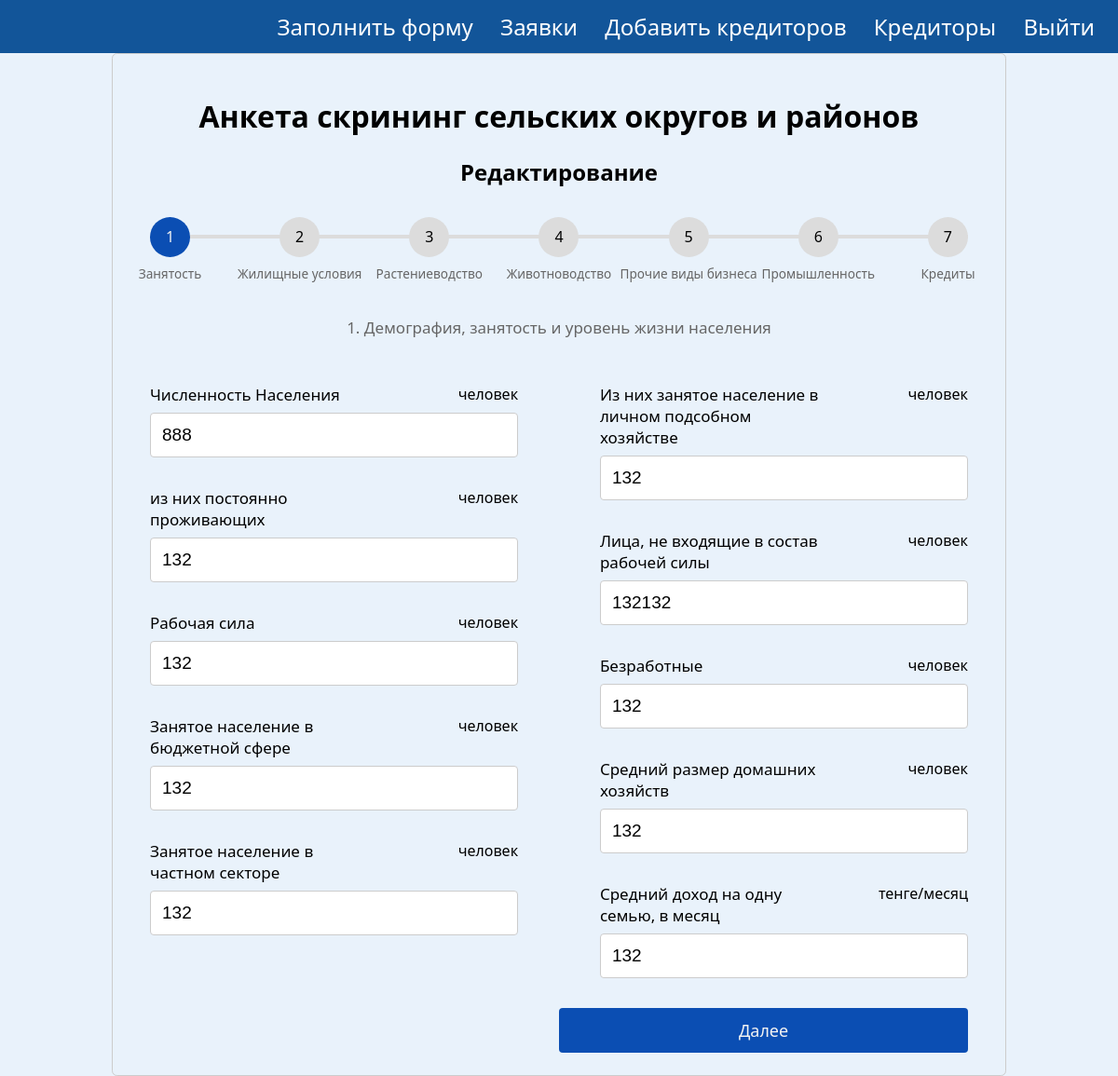
/account/4/edit (signed in), run on an earlier commit of the app's database.
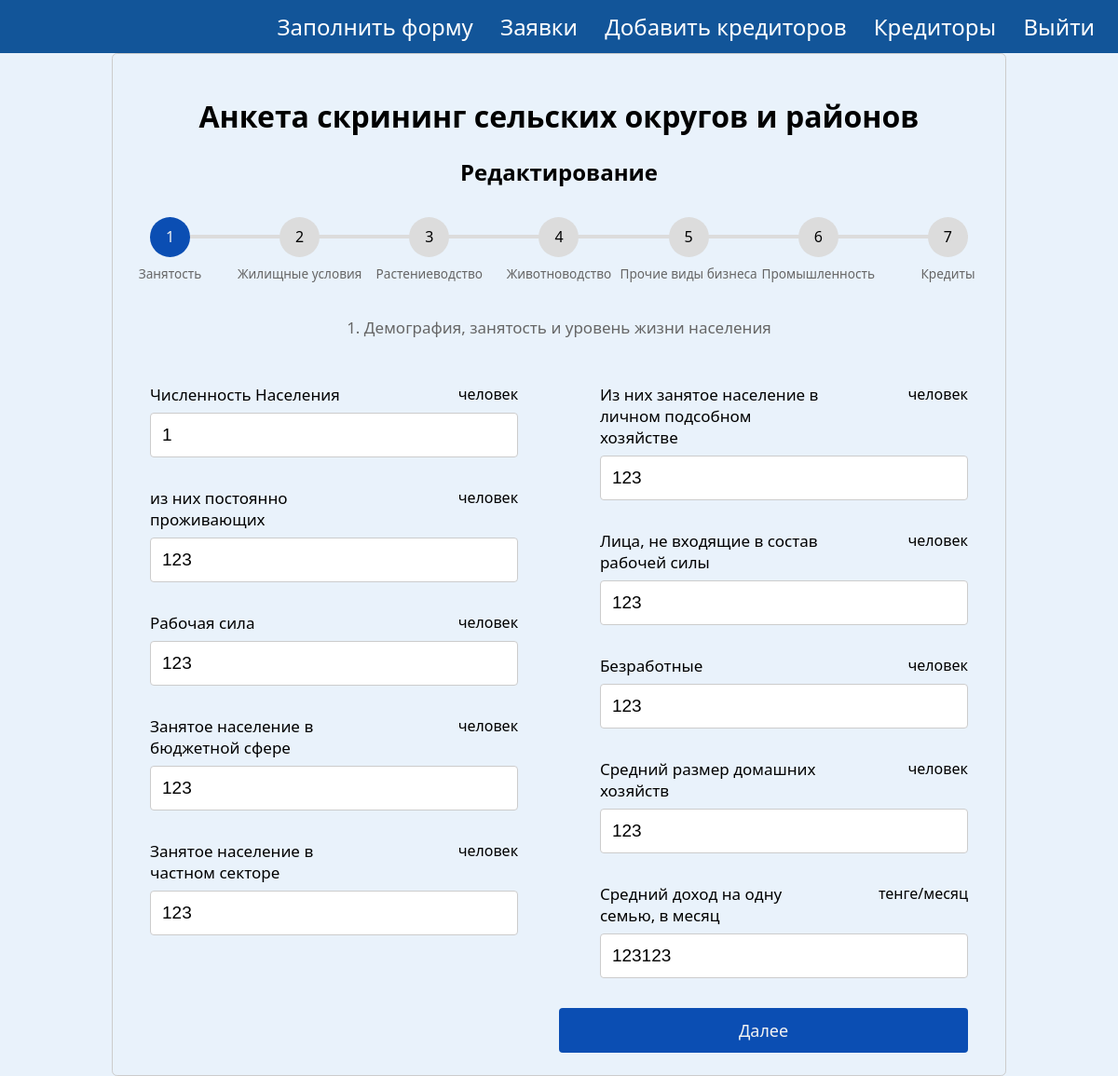
And on a later commit of the database.
### app/models.py (models this page shows)
class Form(db.Model):
   id = db.Column(db.Integer, primary_key = True)
   user_id = db.Column(db.Integer, db.ForeignKey('user.id'))
   user = relationship("User",backref="forms")
   kato_2 = db.Column(db.String(200))
   kato_2_name = db.Column(db.String(200))
   kato_4 = db.Column(db.String(200))
   kato_4_name = db.Column(db.String(200))
   kato_6 = db.Column(db.String(200))
   kato_6_name = db.Column(db.String(200))
   form_year = db.Column(db.String(10))
   labour_population = db.Column(db.Integer)
   labour_constant_population = db.Column(db.Integer)
   labour_labour = db.Column(db.Integer)
   labour_government_workers = db.Column(db.Integer)
   labour_private_labour = db.Column(db.Integer)
   labour_private_ogorod = db.Column(db.Integer)
   labour_total_econ_inactive_population = db.Column(db.Integer)
   labour_unemployed = db.Column(db.Integer)
   labour_household_size = db.Column(db.Integer)
   labour_average_income_family = db.Column(db.Integer)
   house_total_dvor = db.Column(db.Integer)
   house_zaselen_dvor = db.Column(db.Integer)
   dh_count = db.Column(db.Integer)
   dx_number_ogorodov = db.Column(db.Integer)
   dx_cx_land = db.Column(db.Numeric(30, 2))
   dx_pashnya = db.Column(db.Numeric(30, 2))
   dx_mnogoletnie = db.Column(db.Numeric(30, 2))
   dx_zelej = db.Column(db.Numeric(30, 2))
   dx_pastbishe = db.Column(db.Numeric(30, 2))
   dx_senokosy = db.Column(db.Numeric(30, 2))
   dx_ogorody = db.Column(db.Numeric(30, 2))
   dx_sad = db.Column(db.Numeric(30, 2))
   dx_urojai = db.Column(db.Numeric(30, 2))
   dx_cucumber = db.Column(db.Numeric(30, 2))
   dx_tomato = db.Column(db.Numeric(30, 2))
   dx_potato = db.Column(db.Numeric(30, 2))
   dx_kapusta = db.Column(db.Numeric(30, 2))
   dx_carrot = db.Column(db.Numeric(30, 2))
   dx_svekla = db.Column(db.Numeric(30, 2))
   dx_sweet_peper = db.Column(db.Numeric(30, 2))
   dx_baklajan = db.Column(db.Numeric(30, 2))
   dx_kabachek = db.Column(db.Numeric(30, 2))
   dx_onion = db.Column(db.Numeric(30, 2))
   dx_chesnok = db.Column(db.Numeric(30, 2))
   dx_redis = db.Column(db.Numeric(30, 2))
   dx_korm = db.Column(db.Numeric(30, 2))
   dx_fruits = db.Column(db.Numeric(30, 2))
   kx_amount = db.Column(db.Integer)
   kz_cx_land = db.Column(db.Numeric(30, 2))
   kx_pansya = db.Column(db.Numeric(30, 2))
   kx_mnogoletnie = db.Column(db.Numeric(30, 2))
   kx_zelej = db.Column(db.Numeric(30, 2))
   kx_pastbishe = db.Column(db.Numeric(30, 2))
   kx_senokosy = db.Column(db.Numeric(30, 2))
   kx_urojai = db.Column(db.Numeric(30, 2))
   kx_zerno = db.Column(db.Numeric(30, 2))
   kx_rice = db.Column(db.Numeric(30, 2))
   kx_maslichnye = db.Column(db.Numeric(30, 2))
   kx_korm = db.Column(db.Numeric(30, 2))
   kx_mnogoletnie_derevo = db.Column(db.Numeric(30, 2))
   kz_cx_land_reserve = db.Column(db.Numeric(30, 2))
   kx_pansya_reserve = db.Column(db.Numeric(30, 2))
   kx_mnogoletnie_reserve = db.Column(db.Numeric(30, 2))
   kx_zelej_reserve = db.Column(db.Numeric(30, 2))
   kx_pastbishe_reserve = db.Column(db.Numeric(30, 2))
   kx_senokosy_reserve = db.Column(db.Numeric(30, 2))
   infrastructure_polivochnaya_sistema_ = db.Column(db.Integer)
   infrastructure_polivochnaya_sistema_isused = db.Column(db.Integer)
   infrastructure_polivy = db.Column(db.Numeric(30, 2))
   infrastructure_mtm = db.Column(db.Integer)
   infrastructure_mtm_isused = db.Column(db.Integer)
   infrastructure_slad = db.Column(db.Integer)
   infrastructure_slad_isused = db.Column(db.Integer)
   infrastructure_garage = db.Column(db.Integer)
   infrastructure_garage_isused = db.Column(db.Integer)
   infrastructure_cycsterny = db.Column(db.Integer)
   infrastructure_cycsterny_isused = db.Column(db.Integer)
   infrastructure_transformator = db.Column(db.Integer)
   infrastructure_transformator_isused = db.Column(db.Integer)
   specialization_rastenivodstvo = db.Column(db.String(300))
   animal_dvor = db.Column(db.Integer)
   animal_skot_bird = db.Column(db.Integer)
   animal_cx_land = db.Column(db.Numeric(30, 2))
   animal_pashnya = db.Column(db.Numeric(30, 2))
   animal_mnogolet = db.Column(db.Numeric(30, 2))
   animal_zalej = db.Column(db.Numeric(30, 2))
   animal_pastbisha = db.Column(db.Numeric(30, 2))
   animal_senokos = db.Column(db.Numeric(30, 2))
   animal_ogorod = db.Column(db.Numeric(30, 2))
   animal_sad = db.Column(db.Numeric(30, 2))
   animal_krs_milk = db.Column(db.Integer)
   animal_krs_meat = db.Column(db.Integer)
   animal_sheep = db.Column(db.Integer)
   animal_kozel = db.Column(db.Integer)
   animal_horse = db.Column(db.Integer)
   animal_camel = db.Column(db.Integer)
   animal_pig = db.Column(db.Integer)
   animal_chicken = db.Column(db.Integer)
   animal_gusi = db.Column(db.Integer)
   animal_duck = db.Column(db.Integer)
   animal_induk = db.Column(db.Integer)
   animal_mik_total = db.Column(db.Numeric(30, 2))
   animal_milk_cow = db.Column(db.Numeric(30, 2))
   animal_milkrate_cow = db.Column(db.Numeric(30, 2))
   animal_mil_kozel = db.Column(db.Numeric(30, 2))
   animal_milrate_kozel = db.Column(db.Numeric(30, 2))
   animal_milk_horse = db.Column(db.Numeric(30, 2))
   animal_milkrate_horse = db.Column(db.Numeric(30, 2))
   animal_milk_camel = db.Column(db.Numeric(30, 2))
   animal_milkrate_camel = db.Column(db.Numeric(30, 2))
   animal_meat_total = db.Column(db.Numeric(30, 2))
   animal_meat_cow = db.Column(db.Numeric(30, 2))
   animal_meat_sheep = db.Column(db.Numeric(30, 2))
   animal_meat_horse = db.Column(db.Numeric(30, 2))
   animal_meat_pig = db.Column(db.Numeric(30, 2))
   animal_meat_camel = db.Column(db.Numeric(30, 2))
   animal_meat_chicken = db.Column(db.Numeric(30, 2))
   animal_meat_duck = db.Column(db.Numeric(30, 2))
   animal_meat_gusi = db.Column(db.Numeric(30, 2))
   animal_egg_total = db.Column(db.Integer)
   animal_egg_chicken = db.Column(db.Integer)
   animal_egg_gusi = db.Column(db.Integer)
   animal_egg_perepel = db.Column(db.Integer)
   animal_transformator = db.Column(db.Integer)
   animal_transformator_isused = db.Column(db.Integer)
   specialization_animal = db.Column(db.String(300))
   noncx_sto = db.Column(db.Integer)
   noncx_sto_needs = db.Column(db.Integer)
   noncx_kindergarden = db.Column(db.Integer)
   noncx_kindergarden_needs = db.Column(db.Integer)
   noncx_souvenier = db.Column(db.Integer)
   noncx_souvenier_needs = db.Column(db.Integer)
   noncx_pc_service = db.Column(db.Integer)
   noncx_pc_service_needs = db.Column(db.Integer)
   noncx_store = db.Column(db.Integer)
   noncx_store_needs = db.Column(db.Integer)
   noncx_remont_bytovoi_tech = db.Column(db.Integer)
   noncx_remont_bytovoi_tech_needs = db.Column(db.Integer)
   noncx_metal = db.Column(db.Integer)
   noncx_metal_needs = db.Column(db.Integer)
   noncx_accounting = db.Column(db.Integer)
   noncx_accounting_needs = db.Column(db.Integer)
   noncx_photo = db.Column(db.Integer)
   noncx_photo_needs = db.Column(db.Integer)
   noncx_turism = db.Column(db.Integer)
   noncx_turism_needs = db.Column(db.Integer)
   noncx_rent = db.Column(db.Integer)
   noncx_rent_needs = db.Column(db.Integer)
   noncx_cargo = db.Column(db.Integer)
   noncx_cargo_needs = db.Column(db.Integer)
   noncx_massage = db.Column(db.Integer)
   noncx_massage_needs = db.Column(db.Integer)
   noncx_foodcourt = db.Column(db.Integer)
   noncx_foodcourt_needs = db.Column(db.Integer)
   noncx_cleaning = db.Column(db.Integer)
   noncx_cleaning_needs = db.Column(db.Integer)
   noncx_beuty = db.Column(db.Integer)
   noncx_beuty_needs = db.Column(db.Integer)
   noncx_carwash = db.Column(db.Integer)
   noncx_carwash_needs = db.Column(db.Integer)
   noncx_atelie = db.Column(db.Integer)
   noncx_atelie_needs = db.Column(db.Integer)
   noncx_others = db.Column(db.Integer)
   noncx_others_needs = db.Column(db.Integer)
   noncx_stroika = db.Column(db.Integer)
   noncx_stroika_needs = db.Column(db.Integer)
   noncx_mebel = db.Column(db.Integer)
   noncx_mebel_needs = db.Column(db.Integer)
   noncx_stroi_material = db.Column(db.Integer)
   noncx_stroi_material_needs = db.Column(db.Integer)
   noncx_svarka = db.Column(db.Integer)
   noncx_svarka_needs = db.Column(db.Integer)
   noncx_woodworking = db.Column(db.Integer)
   noncx_woodworking_needs = db.Column(db.Integer)
   noncx_others_uslugi = db.Column(db.Integer)
   noncx_others_needs_uslugi = db.Column(db.Integer)
   manufacture_milk = db.Column(db.Numeric(30, 2))
   manufacture_milk_needs = db.Column(db.Numeric(30, 2))
   manufacture_meat = db.Column(db.Numeric(30, 2))
   manufacture_meat_needs = db.Column(db.Numeric(30, 2))
   manufacture_vegetables = db.Column(db.Numeric(30, 2))  # Corrected typo
   manufacture_vegetables_needs = db.Column(db.Numeric(30, 2))  # Corrected typo
   manufacture_mayo = db.Column(db.Numeric(30, 2))
   manufacture_mayo_needs = db.Column(db.Numeric(30, 2))
   manufacture_fish = db.Column(db.Numeric(30, 2))
   manufacture_fish_needs = db.Column(db.Numeric(30, 2))
   manufacture_choco = db.Column(db.Numeric(30, 2))
   manufacture_choco_needs = db.Column(db.Numeric(30, 2))
   manufacture_beer = db.Column(db.Numeric(30, 2))
   manufacture_beer_needs = db.Column(db.Numeric(30, 2))
   manufacture_vodka = db.Column(db.Numeric(30, 2))
   manufacture_vodka_needs = db.Column(db.Numeric(30, 2))
   manufacture_honey = db.Column(db.Numeric(30, 2))
   manufacture_honey_needs = db.Column(db.Numeric(30, 2))
   manufacture_polufabricat = db.Column(db.Numeric(30, 2))
   manufacture_polufabricat_needs = db.Column(db.Numeric(30, 2))
   manufacture_bread = db.Column(db.Numeric(30, 2))
   manufacture_bread_needs = db.Column(db.Numeric(30, 2))
   manufacture_others = db.Column(db.Numeric(30, 2))
   manufacture_others_needs = db.Column(db.Numeric(30, 2))
   credit_amount = db.Column(db.Integer)
   credit_total = db.Column(db.Integer)
   credit_average_total = db.Column(db.Integer)
   credit_zalog = db.Column(db.Numeric(30, 2))
   modified_date = db.Column(db.DateTime(timezone=True), default=datetime.now(timezone(timedelta(hours=6))), onupdate=datetime.now(timezone(timedelta(hours=6))))
   creation_date = db.Column(db.DateTime(timezone=True), default=datetime.now(timezone(timedelta(hours=6))))

### app/routes.py (the view, shortened to what this page needs)
@app.route('/account/<int:id>/edit', methods=['POST', 'GET'])
@login_required
def edit_form(id):
    formdata = Form.query.filter_by(id=id).first()
    form = FormDataForm(obj=formdata)
    if request.method == 'GET':
        return render_template('edit_form.html', form=form, user=current_user, measurement_units=measurement_units, formdata=formdata)

### app/templates/edit_form.html (shortened to what this page needs)
{% extends "base.html" %} {% block title %}Форма отчетности МСХ{% endblock %}
{% block content %}
<link rel="stylesheet" href="{{ url_for('static', filename='ms_form.css') }}" />
<body>
  <form action="#" class="form" method="POST">
    <h1 class="text-center">Анкета скрининг сельских округов и районов</h1>
    <h2 class="text-center">Редактирование</h2>
    <div class="progressbar">
     <div class="progress-step progress-step-active" data-title="Занятость"></div>
      <div class="progress-step" data-title="Жилищные условия"></div>
      <div class="progress-step" data-title="Растениеводство"></div>
      <div class="progress-step" data-title="Животноводство"></div>
      <div class="progress-step" data-title="Прочие виды бизнеса"></div>
      <div class="progress-step" data-title="Промышленность"></div>
      <div class="progress-step" data-title="Кредиты"></div>
    </div>
    <div class="form-step form-step-active">
      <p class="step-title">1. Демография, занятость и уровень жизни населения</p>
      <div class="input-columns">
        <div class="subform">
          <div class="input-group">
            <div class="label">
              {{ form.labour_population.label }}
              {{ measurement_units['human'] }}
            </div>
            {{ form.labour_population }}
          </div>
          <div class="input-group">
            <div class="label">
              {{ form.labour_constant_population.label }}
              {{ measurement_units['human'] }}
            </div>
            {{ form.labour_constant_population }}
          </div>
          <div class="input-group">
            <div class="label">
              {{ form.labour_labour.label }}
              {{ measurement_units['human'] }}
            </div>
            {{ form.labour_labour }}
          </div>
          <div class="input-group">
            <div class="label">
              {{ form.labour_government_workers.label }}
              {{ measurement_units['human'] }}
            </div>
            {{ form.labour_government_workers }}
          </div>
          <div class="input-group">
            <div class="label">
              {{ form.labour_private_labour.label }}
              {{ measurement_units['human'] }}
            </div>
            {{ form.labour_private_labour }}
          </div>
        </div>
        <div class="subform">
          <div class="input-group">
            <div class="label">
              {{ form.labour_private_ogorod.label }}
              {{ measurement_units['human'] }}
            </div>
            {{ form.labour_private_ogorod }}
          </div>
          <div class="input-group">
            <div class="label">
              {{ form.labour_total_econ_inactive_population.label }}
              {{ measurement_units['human'] }}
            </div>
            {{ form.labour_total_econ_inactive_population }}
          </div>
          <div class="input-group">
            <div class="label">
              {{ form.labour_unemployed.label }}
              {{ measurement_units['human'] }}
            </div>
            {{ form.labour_unemployed }}
          </div>
          <div class="input-group">
            <div class="label">
              {{ form.labour_household_size.label }}
              {{ measurement_units['human'] }}
            </div>
            {{ form.labour_household_size }}
          </div>
          <div class="input-group">
            <div class="label">
              {{ form.labour_average_income_family.label }}
              {{ measurement_units['tg/m'] }}
            </div>
            {{ form.labour_average_income_family }}
          </div>
        </div>
      </div>
      <div class="">
        <a href="#" class="btn btn-next width-50 ml-auto">Далее</a>
      </div>
    </div>
  </form>
</body>
{% endblock %}

### app/templates/base.html (shortened to what this page needs)
<!DOCTYPE html>
<html lang="ru">
<head>
  <link rel="stylesheet" href="{{ url_for('static', filename='base.css') }}">
</head>
<div class="content">
  <nav class="head">
    <div>
      {% if user.is_authenticated %}
      <a class="nav_link" id="portfolio" href="{{ url_for('form') }}">Заполнить форму</a>
      <a class="nav_link" id="portfolio" href="{{ url_for('account') }}">Заявки</a>
      <a class="nav_link" id="portfolio" href="{{ url_for('add_creditors') }}">Добавить кредиторов</a>
      <a class="nav_link" id="portfolio" href="{{ url_for('all_creditors') }}">Кредиторы</a>
      <a class="nav_link" id="logout" href="{{ url_for('logout') }}">Выйти</a>
      {% else %}
      <a class="nav_link" id="login" href="{{ url_for('login') }}">Войти</a>
      {% endif %}
    </div>
  </nav>
  <div class="container">{% block content %} {% endblock %}</div>
</div>
</html>

What changed in the data, as far as the page shows it:
changed Form: labour_population "888" → "1"; labour_constant_population "132" → "123"; labour_labour "132" → "123"; labour_government_workers "132" → "123"; labour_private_labour "132" → "123"; labour_private_ogorod "132" → "123"; labour_total_econ_inactive_population "132132" → "123"; labour_unemployed "132" → "123"; labour_household_size "132" → "123"; labour_average_income_family "132" → "123123"
